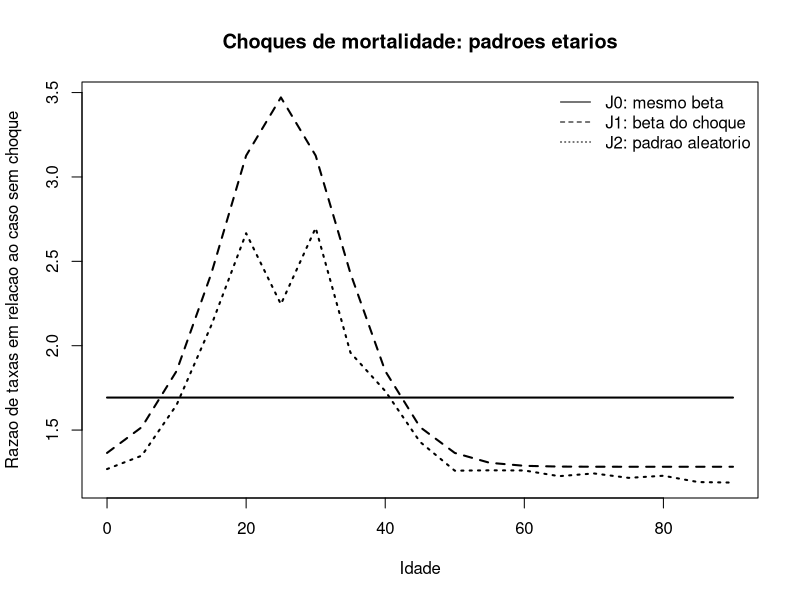

This figure's R source:
# EXTENSOES LEE-CARTER — EXEMPLOS ILUSTRATIVOS EM R
# Dependencia sugerida para aplicacoes profissionais: StMoMo (CRAN).
# As simulacoes abaixo NAO reproduzem os algoritmos MCMC dos artigos.

# (A) Czado et al. (2005): verossimilhanca Poisson log-bilinear.
logverossimilhanca_poisson <- function(D, E, alpha, beta, kappa) {
  stopifnot(is.matrix(D), is.matrix(E), identical(dim(D), dim(E)),
            nrow(D) == length(alpha), nrow(D) == length(beta),
            ncol(D) == length(kappa), all(E > 0), all(D >= 0))
  eta <- outer(alpha, rep(1, ncol(D))) + outer(beta, kappa)
  sum(dpois(as.vector(D), lambda = as.vector(E * exp(eta)), log = TRUE))
}

# Executar este bloco depois de 'source("estudo_lee_carter_base.R")'.
if (exists("modelo_completo") && exists("D") && exists("E")) {
  ll <- logverossimilhanca_poisson(
    D, E, modelo_completo$alpha, modelo_completo$beta,
    modelo_completo$kappa
  )
  cat("Log-verossimilhanca Poisson do ajuste SVD:", ll, "\n")
}

# Para ajuste Poisson profissional por maxima verossimilhanca:
# install.packages("StMoMo")
# library(StMoMo)
# data("EWMaleData", package = "StMoMo")
# ajuste_pois <- StMoMo::fit(StMoMo::lc(), data = EWMaleData,
#                            ages.fit = 55:89, verbose = FALSE)
# proj_pois <- forecast(ajuste_pois, h = 10)
# plot(ajuste_pois)
# plot(proj_pois)
# NOTA: essa estimacao Poisson por MV NAO e uma analise bayesiana MCMC.

# (B) Pedroza (2006): geracao didatica da equacao de estado.
set.seed(2206)
Tn <- 35L
p <- 6L
alpha <- seq(-8, -4, length.out = p)
beta <- rep(1 / p, p)
theta <- -0.15
sigma_omega <- 0.10
sigma_epsilon <- 0.08
k <- numeric(Tn)
for (t in 2:Tn) {
  k[t] <- k[t - 1] + theta + rnorm(1, 0, sigma_omega)
}
Y <- outer(alpha, rep(1, Tn)) + outer(beta, k) +
  matrix(rnorm(p * Tn, 0, sigma_epsilon), nrow = p)
cat("Dimensoes Y (idades x anos) no espaco de estados:", dim(Y), "\n")
# Aqui apenas SIMULAMOS y_t = alpha + beta*k_t + epsilon_t.
# Inferencia bayesiana exigiria prioris, Kalman + FFBS e MCMC.

# (C) Liu & Li (2015): J0, J1 e J2 diferenciam a idade do choque.
set.seed(2015)
idades <- seq(0, 90, by = 5)
p <- length(idades)
alpha <- -9 + 0.075 * idades
beta <- rep(1 / p, p)
beta_choque <- 0.5 + 2 * exp(-((idades - 25) / 15)^2)
beta_choque <- beta_choque / sum(beta_choque)
k_atual <- -5
choque <- 10  # uma severidade positiva, apenas ilustrativa
rho <- 0.65  # correlacao entre faixas etarias: 0 <= rho < 1
w_comum <- rnorm(1)
w_local <- rnorm(p)
w <- sqrt(rho) * w_comum + sqrt(1 - rho) * w_local
J2 <- beta_choque * (choque + 1.5 * w)
log_base <- alpha + beta * k_atual
m_base <- exp(log_base)
m_J0 <- exp(log_base + beta * choque)
m_J1 <- exp(log_base + beta_choque * choque)
m_J2 <- exp(log_base + J2)

png("03_choques_mortalidade.png", width = 850, height = 530)
plot(idades, m_J0 / m_base, type = "l", lwd = 2,
     ylim = range(c(m_J0, m_J1, m_J2) / m_base),
     xlab = "Idade", ylab = "Razao de taxas em relacao ao caso sem choque",
     main = "Choques de mortalidade: padroes etarios")
lines(idades, m_J1 / m_base, lty = 2, lwd = 2)
lines(idades, m_J2 / m_base, lty = 3, lwd = 2)
legend("topright", c("J0: mesmo beta", "J1: beta do choque",
                     "J2: padrao aleatorio"), lty = 1:3, bty = "n")
dev.off()

# (D) Wisniowski et al. (2015): esqueleto de coortes.
# APENAS DIDATICO: taxas constantes no ano e migracao simplificada;
# NAO reproduz o modelo conjunto nem o ajuste bayesiano do artigo.
projetar_coorte <- function(pop, morte, emigracao, imigrantes,
                            nascimentos_sobreviventes) {
  n <- length(pop)
  stopifnot(n >= 2L, length(morte) == n,
            length(emigracao) == n, length(imigrantes) == n,
            all(pop >= 0), all(morte >= 0), all(emigracao >= 0),
            all(imigrantes >= 0), nascimentos_sobreviventes >= 0)
  sobrev <- pop * exp(-(morte + emigracao))
  proxima <- numeric(n)
  proxima[1] <- nascimentos_sobreviventes + imigrantes[1]
  proxima[2:n] <- sobrev[1:(n-1)] + imigrantes[2:n]
  # A ultima faixa etaria e aberta (ex.: 90+).
  proxima[n] <- proxima[n] + sobrev[n]
  proxima
}

pop <- c(8000, 7500, 7200, 6400, 5200)
morte <- c(0.002, 0.0005, 0.003, 0.025, 0.08)
emig <- c(0.002, 0.006, 0.01, 0.003, 0.001)
immig <- c(50, 100, 80, 25, 5)
print(projetar_coorte(pop, morte, emig, immig, 600))
